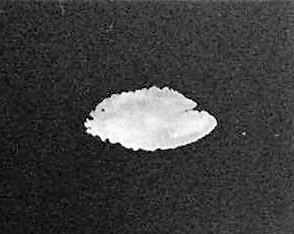
%> input picture MERODerecho.jpg, 294 x 234 px
$ octave --eval "test('MERODerecho.jpg');"   (GNU Octave 9; MATLAB toolbox functions it lacks are replaced by stand-ins)
%> lines starting %> are read from the running program, lines starting %| are printed output that depends on the picture; in (x1, y1, x2, y2) boxes, pixels count from 0 and x2, y2 are one past the last pixel; in counts of white or black regions, pixels touching at a corner belong together; the program's own positions count from 1
function [] = test(Image)
%> called with Image = 'MERODerecho.jpg'
im = imread(Image);
%> im is the input picture: size 234x294x3 uint8; min 0, max 255, mean 62.1
grayImage = rgb2gray(im);
[y,x] = size(grayImage);
%> y = 234; x = 294
nueva =zeros(y,x);
% Binarizaci髇(Otsu)
uOtsu = graythresh(grayImage);
%> uOtsu = 0.525
imBin = im2bw(grayImage,uOtsu);
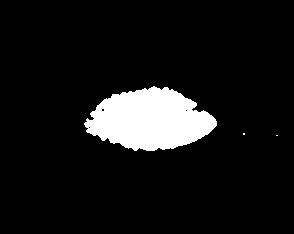
%> imBin: size 234x294 logical; 8.6% white; 3 white regions (2 under 20 px), largest, box (x1, y1, x2, y2) and area: (84, 86, 217, 151) 5903
imBin=uint8(imBin);
% Etiquetar elementos
[etq,~]= bwlabel(imBin,8);
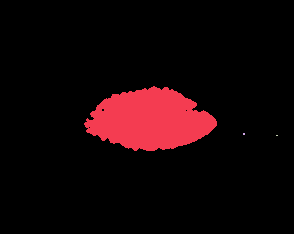
%> etq: size 234x294 double; 4 distinct labels, from 0 to 3; one colour per label, 0 black
% Elegir el objeto mas grande
prop=regionprops(etq,{'Area'});
%> prop = 3 regions; Area: 5903, 4, 2
[~, indice]=max([prop.Area]);
%> indice = 1
ind_s = find(etq == indice);
%> ind_s = 5903 values from 19780 to 50670
nueva(ind_s)=255;
%> nueva: size 234x294 double; 8.6% white; 1 white region, box (x1, y1, x2, y2) and area: (84, 86, 217, 151) 5903
% Preparar la imagen segmentada
nueva = im2bw(nueva);
nueva= imfill(nueva,'holes');
%> nueva: size 234x294 logical; 8.6% white; 1 white region
prop=regionprops(nueva,{'Centroid','MajorAxisLength','MinorAxisLength','Orientation','BoundingBox'});
%> prop = 1 region; box (x1, y1, x2, y2), Centroid, MajorAxisLength, MinorAxisLength and Orientation: (84, 86, 217, 151) [150.5 120.6] 124.8 61.09 -1.02
imshow(nueva)
hold on
plot(prop.Centroid(1),prop.Centroid(2),'*');
hold on
[B,L,N] = bwboundaries(nueva);
%> L: size 234x294 double; values 0 (black) and 1 (white), 8.6% white; 1 white region, box (x1, y1, x2, y2) and area: (84, 86, 217, 151) 5909
%> B = 1 boundary; box (x1, y1, x2, y2) and points: (84, 86, 217, 151) 311; N = 1
boundary = B{N};
%> boundary = 311 rows, first 12: [124 85; 123 86; 123 87; 122 88; 121 87; 120 87; 119 88; 120 89; 121 90; 121 91; 121 92; 121 93]
%> `test('MERODerecho.jpg');`:
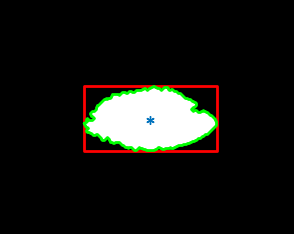
%> figure redrawn from the program's plot data
plot(boundary(:,2), boundary(:,1), 'g','LineWidth',2);
hold on
r =  rectangle('Position',[prop.BoundingBox(1),prop.BoundingBox(2),prop.BoundingBox(3),prop.BoundingBox(4)],'EdgeColor','r','LineWidth',2 );
r
 % [8 lines of commented-out code are left out]

end
